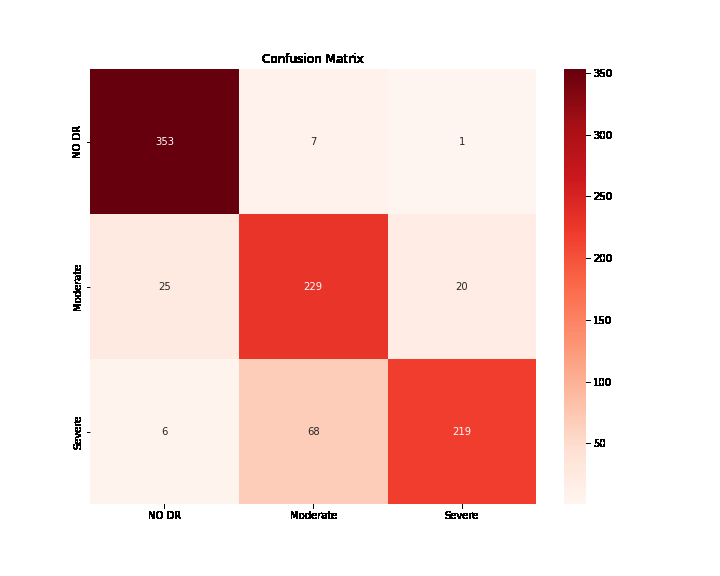
#> input picture implementation/Confusion Matrix model 3.png, 720 x 576 px, given in place of f0098e9d4aee.png, which was not available
$ jupyter execute --allow-errors processedData.ipynb   (shell and % lines are left out)   (text cells are left out)
#> lines starting #> are read from the running program, lines starting #| are printed output that depends on the picture; after the words box and inside, x2 and y2 are one past the last pixel; in counts of white or black regions, pixels touching at a corner belong together; pictures that were not available may be replaced by others from this repository, and a replacement may not be noted
[cell 1]
import os
import sys
import pandas as pd
import numpy as np
import matplotlib.pyplot as plt
from sklearn.utils import class_weight, shuffle
from sklearn.model_selection import train_test_split
import shutil
import cv2
import tensorflow as tf
import seaborn as sns
from PIL import Image, ImageFile
ImageFile.LOAD_TRUNCATED_IMAGES = True

[cell 2]
split_ratio = 0.2
img_size = 224
inp_size = (224,224,3)
batch_size = 64
epoches = 20
lr = 1e-3

[cell 3]
base_dir = os.path.dirname(os.path.abspath(sys.argv[1]))
base_dir

[cell 4]
label_data = pd.read_csv('train.csv')
#> (reads implementation/train.csv from the repository)
all_img = os.listdir('F:\diabetic_reitinopathy_image/train_images')

[cell 5]
label_data['diagnosis'].replace({2:1, 3:2, 4:2}, inplace=True)

[cell 6]
label_data

[cell 7]
set(label_data['diagnosis'])

[cell 8]
label_data['diagnosis'].value_counts()

[cell 9]
def image_category():
    '''
    INPUT
      label_data : label data
    OUTPUT
      Count total label in each category
    '''
    total_category_level = label_data['diagnosis'].value_counts()
    return total_category_level

[cell 10]
image_category()

[cell 11]
def plot_graph(category):
    label = ['NO DR', 'Moderate', 'Severe']
    #   c = ['orange', 'blue','red','green','purple']
    label_category = list(category)
    plt.bar(label, label_category, alpha=0.8, width = 0.4)
    plt.savefig("label_after_split.png")
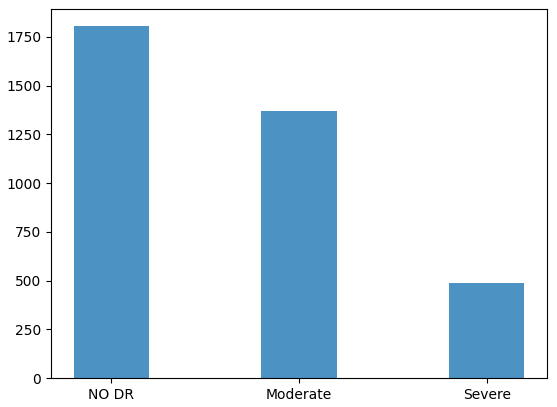
#> figure drawn by matplotlib, 1 panel; tallest bar 1805 high, from x = -0.2 to 0.2
    plt.show()

[cell 12]
plot_graph(image_category())

[cell 13]
if os.path.isdir('seperate_img') is False:
    os.makedirs('seperate_img')

[cell 14]
for i, (idx, row) in enumerate(label_data.loc[label_data['diagnosis'] == 2].iterrows()):
        path = os.path.join(base_dir, f"F:\diabetic_reitinopathy_image/train_images/{row['id_code']}.png")
        shutil.copy(path, os.path.join(base_dir, 'seperate_img'))

[cell 15]
if os.path.isdir('augement_img') is False:
    os.makedirs('augement_img')

[cell 16]
for img in os.listdir(os.path.join(base_dir, 'seperate_img')):
    img_split = img.split('.')
    image = cv2.imread(os.path.join(base_dir, f"seperate_img/{img}"))
    (h, w) = image.shape[:2]
    (cX, cY) = (w // 2, h // 2)

    # rotate image
    M = cv2.getRotationMatrix2D((cX, cY), 180, 1.0)
    rotated = cv2.warpAffine(image, M, (w, h))
    v_flip = cv2.flip(image, 0)

    cv2.imwrite(os.path.join(base_dir, f"augement_img/{img_split[0]}_rotated.png"), rotated)
    cv2.imwrite(os.path.join(base_dir, f"augement_img/{img_split[0]}_flip.png"), v_flip)

[cell 17]
augment_img = os.listdir('augement_img')
len(augment_img)

[cell 18]
path = os.path.join(base_dir, f"F:\diabetic_reitinopathy_image/train_images/f0098e9d4aee.png")
image = cv2.imread(path)
#> image is the input picture: shape (576, 720, 3); mean B, G, R 206, 210, 242.9
image = cv2.cvtColor(image, cv2.COLOR_BGR2RGB)
plt.imshow(image)

[cell 19]
path = os.path.join(base_dir, f"F:\diabetic_reitinopathy_image/train_images/f0098e9d4aee.png")
image = cv2.imread(path)
image = cv2.cvtColor(image, cv2.COLOR_BGR2RGB)

# grab the dimensions of the image and calculate the center of the
# image
(h, w) = image.shape[:2]
#> h = 576; w = 720
(cX, cY) = (w // 2, h // 2)
#> cX = 360; cY = 288

# rotate image
M = cv2.getRotationMatrix2D((cX, cY), 180, 1.0)

rotated = cv2.warpAffine(image, M, (w, h))
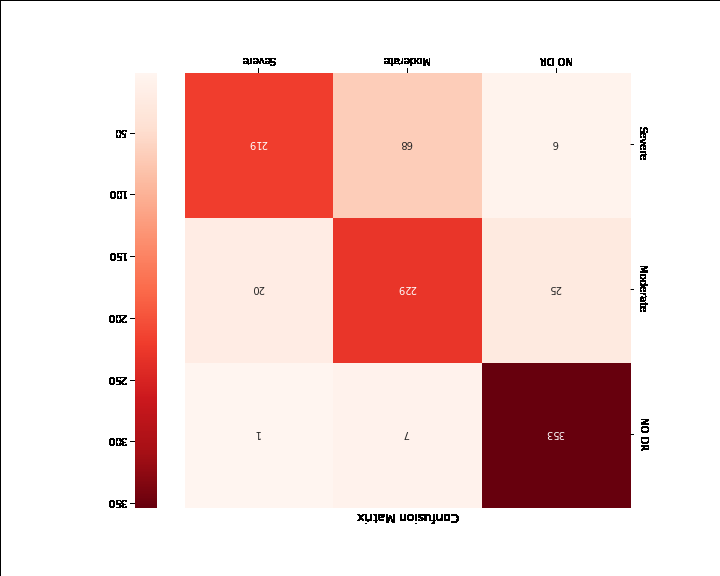
#> rotated: shape (576, 720, 3); mean R, G, B 242.1, 209.2, 205.2

cv2.imshow("Rotated by 45 Degrees", rotated)
plt.imshow(rotated)

[cell 20]
path = os.path.join(base_dir, f"F:\diabetic_reitinopathy_image/train_images/f0098e9d4aee.png")
image = cv2.imread(path)
image = cv2.cvtColor(image, cv2.COLOR_BGR2RGB)

# grab the dimensions of the image and calculate the center of the
# image
(h, w) = image.shape[:2]
(cX, cY) = (w // 2, h // 2)

# rotate image
M = cv2.getRotationMatrix2D((cX, cY), 180, 1.0)
flip = cv2.flip(image, 0)
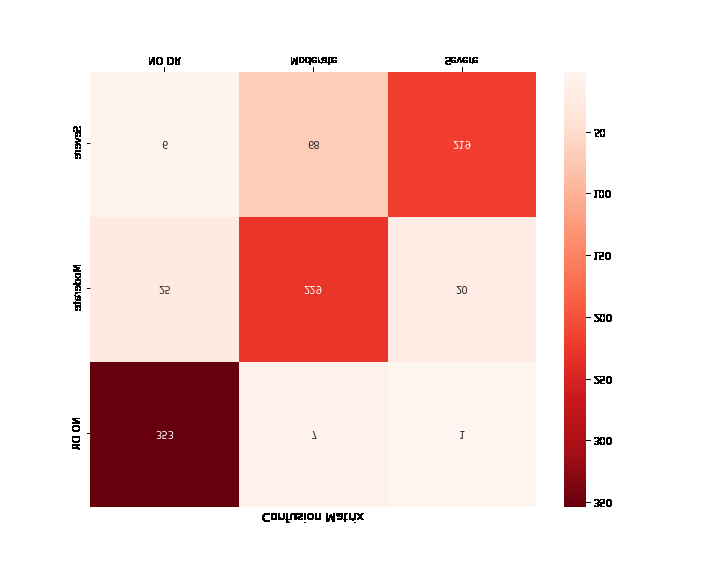
#> flip: shape (576, 720, 3); mean R, G, B 242.9, 210, 206

cv2.imshow("Rotated by 45 Degrees", flip)
plt.imshow(flip)

[cell 21]
my_dict = {
    "id_code":[],
    "diagnosis":[]
};

for img in os.listdir(os.path.join(base_dir, 'augement_img')):
    img_name = img.split('.')[0]
    # image name as id_code
    my_dict['id_code'].append(img_name)
    #set label 2 to each of the images
    my_dict['diagnosis'].append(2)

[cell 22]
df = pd.DataFrame(my_dict)
df.to_csv('augment.csv',index=False)

[cell 23]
df

#> (a cell that did not finish here is left out)

#> (a cell that did not finish here is left out)

[cell 26]
augment_img = os.listdir('augement_img')
len(augment_img)

[cell 27]
for img in augment_img:
    shutil.copy(os.path.join("augement_img", img),"F:\diabetic_reitinopathy_image/train_images")

[cell 28]
all_augment_img = os.listdir('F:\diabetic_reitinopathy_image/train_images')
len(all_augment_img)

[cell 29]
updated_label_data = pd.read_csv('new_label.csv')
#> (reads implementation/new_label.csv from the repository)
updated_label_data

[cell 30]
new_label_data = pd.read_csv('new_label.csv')

[cell 31]
new_label_data['diagnosis'].value_counts()

[cell 32]
def image_category():
    '''
    INPUT
      label_data : label data
    OUTPUT
      Count total label in each category
    '''
    total_category_level = new_label_data['diagnosis'].value_counts()
    return total_category_level

[cell 33]
image_category()

[cell 34]
def plot_graph(category):
    label = ['NO DR', 'Moderate', 'Severe']
    #   c = ['orange', 'blue','red','green','purple']
    label_category = list(category)
    plt.bar(label, label_category, alpha=0.8, width = 0.4)
    plt.savefig("new_label.png")
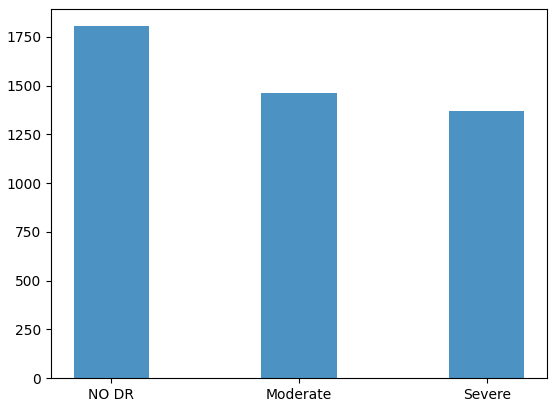
#> figure drawn by matplotlib, 1 panel; tallest bar 1805 high, from x = -0.2 to 0.2
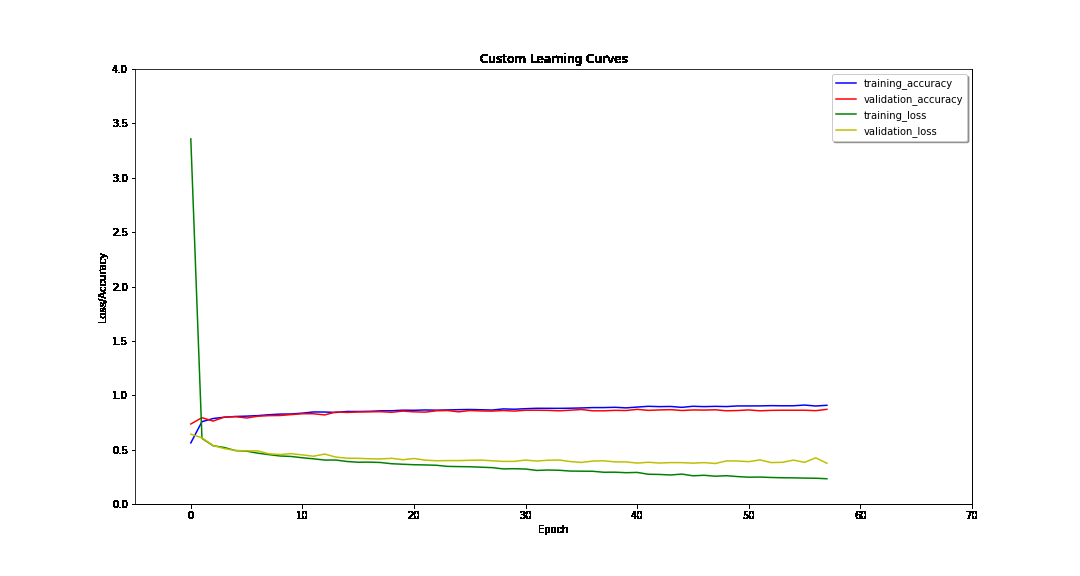
#> input picture implementation/Custom Learning Curves.png, 1080 x 576 px, given in place of 002c21358ce6.png, which was not available
#> in load_ben_color, image is the input picture: shape (576, 1080, 3); mean B, G, R 251.4, 251.7, 251.8
    plt.show()

[cell 35]
plot_graph(image_category())

[cell 36]
eye_label = new_label_data['diagnosis'].unique()
eye_label

[cell 37]
new_label_data

[cell 38]
def crop_image_from_gray(img, tol=7):
#> called with tol = 7
    if img.ndim ==2:
        mask = img>tol
        return img[np.ix_(mask.any(1),mask.any(0))]
    elif img.ndim==3:
        gray_img = cv2.cvtColor(img, cv2.COLOR_RGB2GRAY)
        mask = gray_img>tol
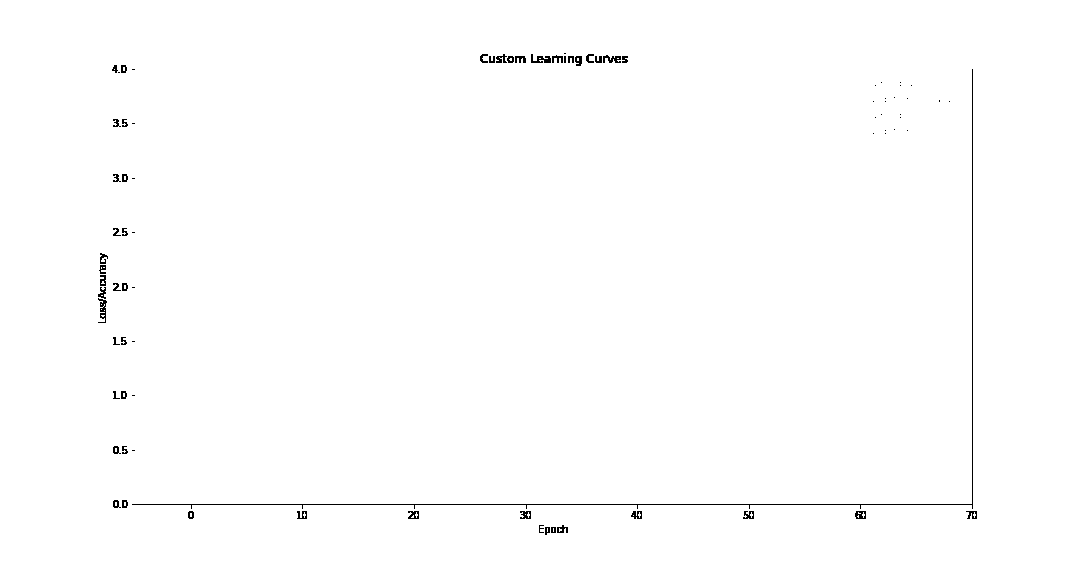
#> mask: shape (576, 1080) bool; 99.4% white; black in thin lines or dots, all inside (x1, y1, x2, y2) = (98, 53, 977, 535)

        check_shape = img[:,:,0][np.ix_(mask.any(1),mask.any(0))].shape[0]
#> check_shape = 576
        if (check_shape == 0): # image is too dark so that we crop out everything,
            return img # return original image
        else:
            img1=img[:,:,0][np.ix_(mask.any(1),mask.any(0))]
            img2=img[:,:,1][np.ix_(mask.any(1),mask.any(0))]
            img3=img[:,:,2][np.ix_(mask.any(1),mask.any(0))]
    #         print(img1.shape,img2.shape,img3.shape)
            img = np.stack([img1,img2,img3],axis=-1)
    #         print(img.shape)
        return img

[cell 39]
def load_ben_color(path, sigmaX=10):
    image = cv2.imread(path)
    image = cv2.cvtColor(image, cv2.COLOR_BGR2RGB)
    image = crop_image_from_gray(image)
    image = cv2.resize(image, (img_size, img_size))
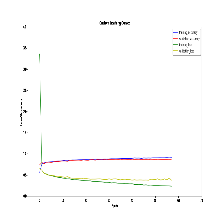
#> image: shape (224, 224, 3); mean R, G, B 252.5, 252.4, 252.1
    image = cv2.addWeighted ( image,4, cv2.GaussianBlur( image , (0,0) , sigmaX) ,-4 ,128)
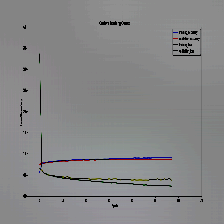
#> image: shape (224, 224, 3); mean R, G, B 134.8, 135.2, 136.2
    return image

[cell 40]
data = []
labels=[]
#> (the rest of this cell did not finish here and is left out)

[cell 41]
im_image = np.array(data)
im_label = np.array(labels)

[cell 42]
#shape of array
print("Dimension of image array  : ",im_image.ndim)
#| Dimension of image array  :  4
print("Shape of image array : ", im_image.shape)
#| Shape of image array :  (2, 224, 224, 3)
